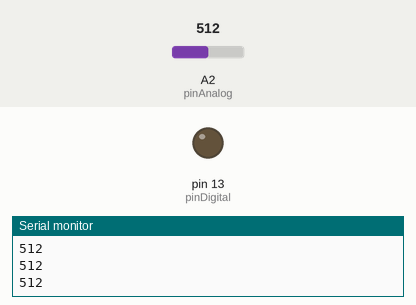
The sketch below on a simulated Arduino Uno, built with avr-gcc and run on an emulated ATmega328P. Shown: output pins drawn as LEDs (lit = HIGH), the last lines printed to the serial monitor. The test bench sets the inputs (shaded band); at power-on: A2 (pinAnalog) = 512.

Above: at 1.2 s.
1.3 s: A2 (pinAnalog) set to 410
2.8 s: A2 (pinAnalog) set to 384
At 4.0 s:
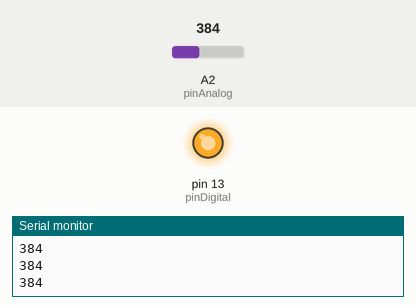
4.3 s: A2 (pinAnalog) set to 511
At 5.2 s:
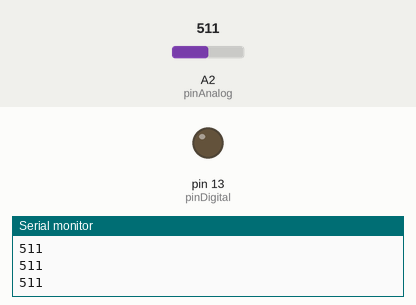
5.8 s: A2 (pinAnalog) set to 390
At 6.4 s:
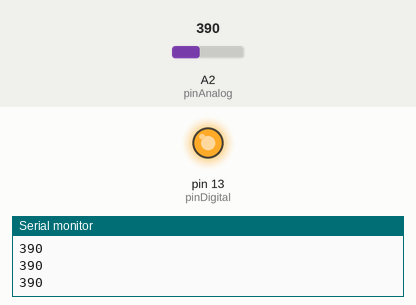
Timing chart, 0 to 8.3 s (numbered marks = the images above; inputs shaded):
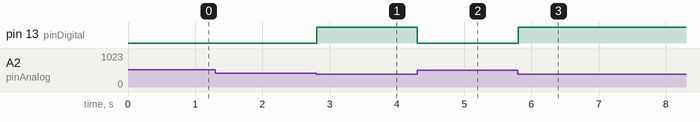

The sketch:

fotocelula-monitor-serial.ino
```cpp
int pinAnalog = A2;
int pinDigital = 13;
int luzMaxima = 400;
int valor;

void setup() {
  // configuro pin 13 como salida para poder manipularlo
  pinMode(pinDigital, OUTPUT);
  // abrimos el puerto serial para seguir eventos
  Serial.begin(9600);
}

void loop() {
  // leo el valor del sensor
  valor = analogRead(pinAnalog);

  // imprimir valor en monitor serial
  String br = "\n";
  Serial.print( br += valor );

  // si hay poca luz
  if(valor < luzMaxima){
    // encender foco
    digitalWrite(pinDigital, HIGH);
  }else{
    // sino, apagar foco
    digitalWrite(pinDigital, LOW);
  }

}
```

Measured:
- the behaviour switches between 400 and 399 on A2 (pinAnalog) (found by bisection; images 0 and 1)
- after the input at 2.8 s, pin 13 (pinDigital): LOW → HIGH at once
- after the input at 4.3 s, pin 13 (pinDigital): HIGH → LOW at once
- after the input at 5.8 s, pin 13 (pinDigital): LOW → HIGH at once
